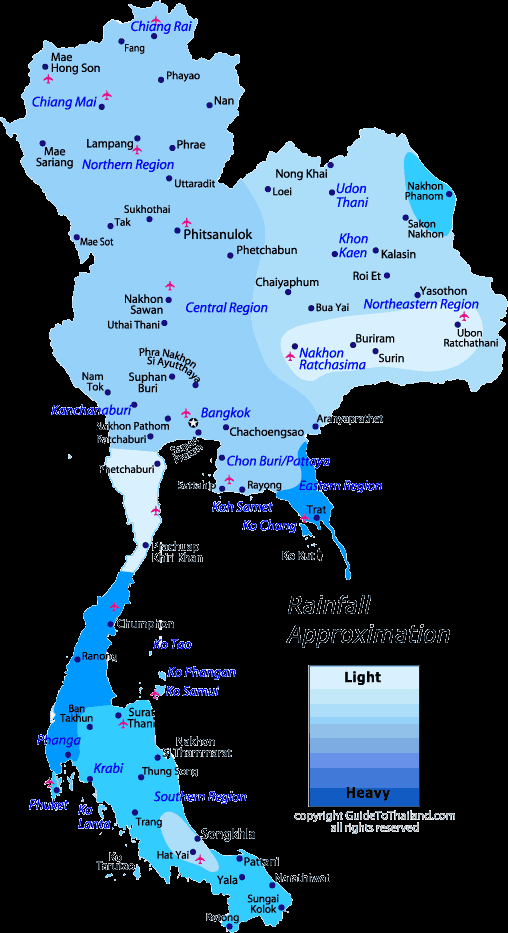
%> input picture lab07 - Color_Image_Processing/rainfall_thailand.png, 508 x 933 px
$ octave psudocolor_rainfall.m   (GNU Octave 9; MATLAB toolbox functions it lacks are replaced by stand-ins)
%> lines starting %> are read from the running program, lines starting %| are printed output that depends on the picture
clc,clear,close all;
img = imread('rainfall_thailand.png');
%> img is the input picture: size 933x508x3 uint8; mean R, G, B 55.4, 79.6, 97.7
gray = rgb2gray(img);
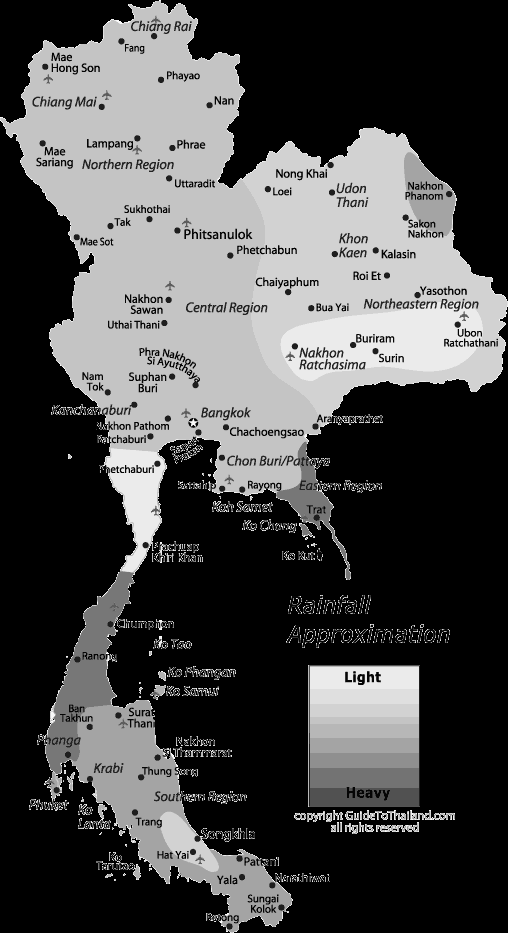
%> gray: size 933x508 uint8; min 0, max 249, mean 74.5
output = img;
[row, col] = size(gray);
%> row = 933; col = 508

color=[[]];

for y=1:row
    for x=1:col
        input = gray(y,x);
        %hsv = rgb2hsv(input);
        if(input<237&&input>232)
            output(y,x,:) = [255,0,0];
        elseif(input<226&&input>220)
            output(y,x,:) = [0,255,0];
        elseif(input<216&&input>207)
            output(y,x,:) = [0,0,255];
        elseif(input<199&&input>193)
            output(y,x,:) = [255,255,0];
        elseif(input<186&&input>180)
            output(y,x,:) = [255,0,255];
        elseif(input<167&&input>161)
            output(y,x,:) = [128,128,128];
        elseif(input<146&&input>137)
            output(y,x,:) = [255,128,192];
        elseif(input<120&&input>112)
            output(y,x,:) = [128,64,0];
        elseif(input<84&&input>78)
            output(y,x,:) = [0,0,0];
        end
    end
end
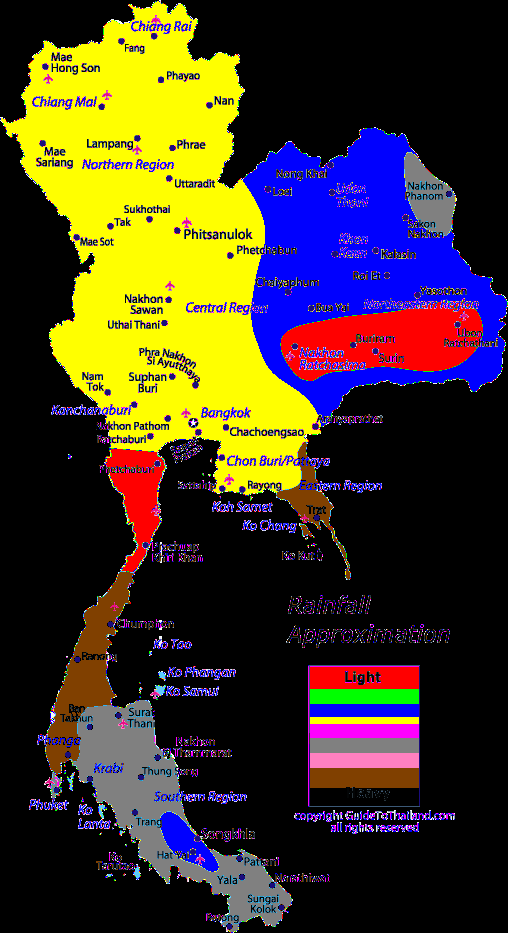
%> output: size 933x508x3 uint8; mean R, G, B 65.5, 54.5, 36.5

subplot(1,3,1);
imshow(img);
subplot(1,3,2);
imshow(gray);
subplot(1,3,3);
imshow(output);
